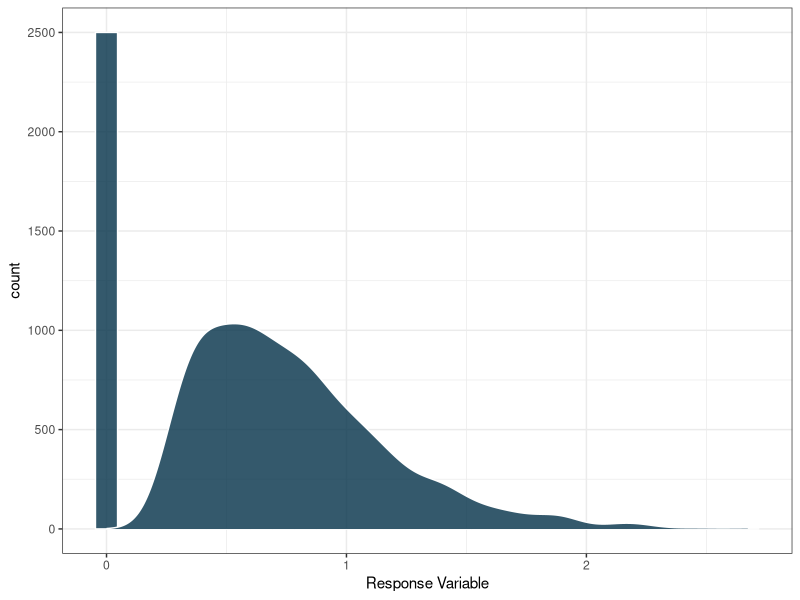
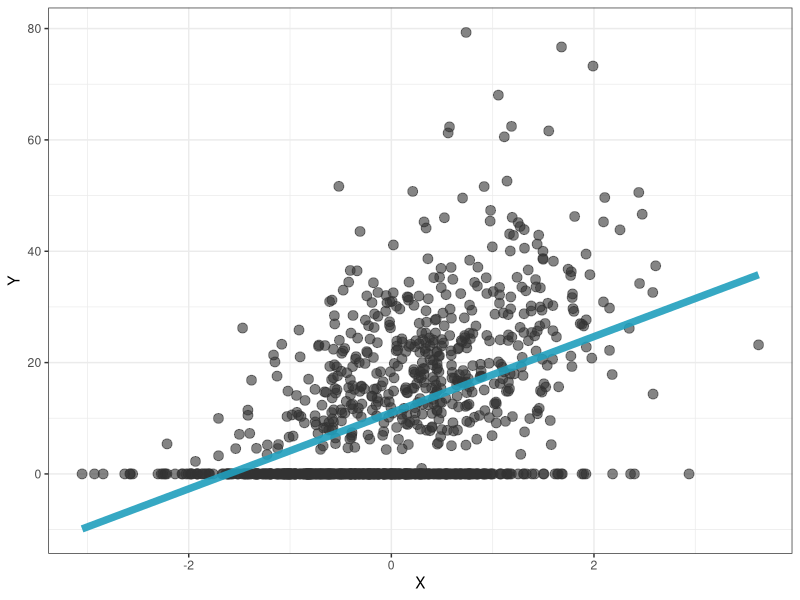

The R source for these figures, in order:
## ---- chunk 1
"#8ecae6"
"#219ebc"
"#023047"
"#ffb703"
"#fb8500"
## ---- chunk 2
set.seed(6)
library(tidyverse)

z <- tibble(
  z = rep(0, 2500)
)

nz <- tibble(
  nz = rgamma(1000, 3, 4)
)

ggplot() +
  geom_histogram(
    data = z,
    aes(x = z),
    fill = "#023047",
    color = "white",
    alpha = 0.8
    ) +
  geom_density(
    data = filter(nz, nz > 0.25),
    aes(x = nz, y = ..count..),
    fill = "#023047",
    color = "white",
    alpha = 0.8
    ) +
  labs(
    x = "Response Variable"
  ) +
  theme_bw()
## ---- chunk 3
DGP_s1 <- function(n) {
  
  X <- rnorm(n, 0, 1) 
  beta_z <- 1
  xb <- X * beta_z 
  prob <- exp(xb) / (1 + exp(xb)) 
  Z <- 1 * (runif(n) < prob)
  beta_y <- 1.5
  ypure <- 5 + X * beta_y 
  Y <- rgamma(n, shape = 4, rate = 1 / ypure) 
  Y <- Z * Y 

  return(tibble(X, Y, Z))
  
}

data <- DGP_s1(1000)

data %>% 
  ggplot(aes(x = X, y = Y)) + 
  geom_point(size = 3, color = "grey20", alpha = 0.6) +
  stat_smooth(
    geom = "line", method = "lm",
    se = F, alpha = 0.9,
    linewidth = 2.5, color = "#219ebc") +
  theme_bw()
